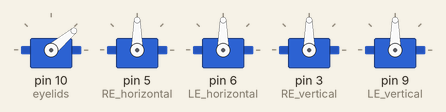
Simulated run of this sketch. Board: Arduino Uno, built with avr-gcc and run on an emulated ATmega328P. On the bench: 5 × servo.

Above: at 0.1 s.
At 1.6 s:
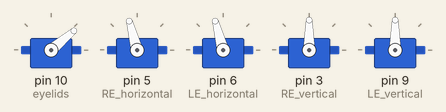
At 2.6 s:
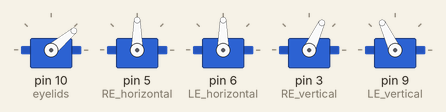
At 14.81 s:
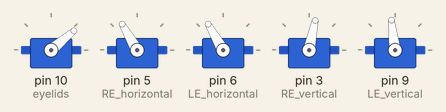
At 29.5 s:
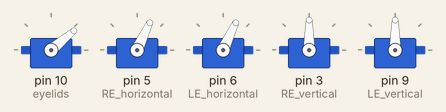
At 38.0 s:
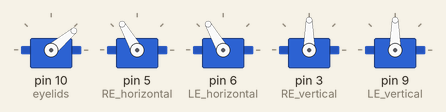
Timing chart, 0 to 40.0 s (numbered marks = the images above):
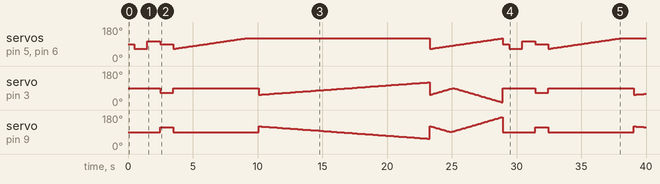

The sketch:

servos_playground01.ino
```cpp
    #include <Servo.h>

    //(S)RE : (Servo) right eye
    //(S)LE : (Servo) left eye
    //vertical : vertical movement
    //horizontal : horizontal movement
    Servo SEyelids;
    Servo SRE_horizontal;
    Servo SLE_horizontal;
    Servo SRE_vertical;
    Servo SLE_vertical;

    //pins for servos
    const int eyelids = 10;
    const int RE_horizontal = 5;
    const int LE_horizontal = 6;
    const int RE_vertical = 3;
    const int LE_vertical = 9;

    // name new position values here for easier use later
    // depending on servo positioning, this can get a little confusing
    // if you're simple minded like me.
    const int middle = 90;
    const int right = 65;
    const int left = 105;
    const int re_up = 65;
    const int le_up = 115;

    bool le_passed = false;
    bool re_passed = false;

    void setup()
    {
      SEyelids.attach(eyelids);
      SRE_horizontal.attach(RE_horizontal);
      SLE_horizontal.attach(LE_horizontal);
      SRE_vertical.attach(RE_vertical);
      SLE_vertical.attach(LE_vertical);

      Serial.begin(9600);
    }

    void loop()
    {
      //allign the eyes and eyelids
      //SEyelids.write(middle);
      SRE_horizontal.write(middle);
      SLE_horizontal.write(middle);
      SRE_vertical.write(middle);
      SLE_vertical.write(middle);

      //open eyes
      SEyelids.write(40);

      delay(500);

      //look right
      SRE_horizontal.write(right);
      SLE_horizontal.write(right);

      delay(1000);

      //look left
      SRE_horizontal.write(left);
      SLE_horizontal.write(left);

      delay(1000);

      //look straight and look up
      SRE_horizontal.write(middle);
      SLE_horizontal.write(middle);
      SRE_vertical.write(re_up);
      SLE_vertical.write(le_up);

      delay(1000);

      //slowly yaw horizontally
      SRE_vertical.write(middle);
      SLE_vertical.write(middle);
      for( int i {65}; i <= 120; ++i)
      {
        SLE_horizontal.write(i);
        SRE_horizontal.write(i);
        delay(100); //this might be too fast/slow
      }

      delay(1000);

      //insert allginment here if you don't want the eyes to face left whilst doing the next movement

      //slowly yaw vertically from top to bottom
      //RE needs to be increased
      //LE needs to be decreased
      int j {120};
      for (int i{55}; i <= 120; ++i)
      {
        SRE_vertical.write(i);
        SLE_vertical.write(j);
        --j;
        delay(200);
      }

      //makes downward half circle, so a "U-shape"
    int re_vertical_increment {55};
    int le_vertical_decrement {121};
    for (int i {65}; i <= 120; ++i)
    {
      SLE_horizontal.write(i);
      SRE_horizontal.write(i);
      SLE_vertical.write(le_vertical_decrement);
      SRE_vertical.write(re_vertical_increment);

      //set correct re_vertical increment
      if(re_vertical_increment < 90 && re_passed == false)
      {
        re_vertical_increment += 2;
      }
      if( re_vertical_increment > 90 )
      {
        re_passed = true;
      }
      if (re_passed == true )
      {
        re_vertical_increment -= 2;
      }

      //set correct le_vertical_increment
      if(le_vertical_decrement > 90 && le_passed == false )
      {
        le_vertical_decrement -= 2;
      }
      if ( le_vertical_decrement < 90 )
      {
       le_passed = true;
      }
      if(le_passed == true )
      {
        le_vertical_decrement += 2;
      }

      delay(100);
    }
    re_passed = false;
    le_passed = false;
    }
```

Measured:
- by itself, servo on pin 3 (RE_vertical): 90° → 65° at 2.5 s, → 90° 1.0 s later, → 55° 6.6 s later, → 56° 0.20 s later, … (131 changes in this stretch)
- by itself, servo on pin 9 (LE_vertical): 90° → 115° at 2.5 s, → 90° 1.0 s later, → 120° 6.6 s later, → 119° 0.20 s later, … (131 changes in this stretch)
